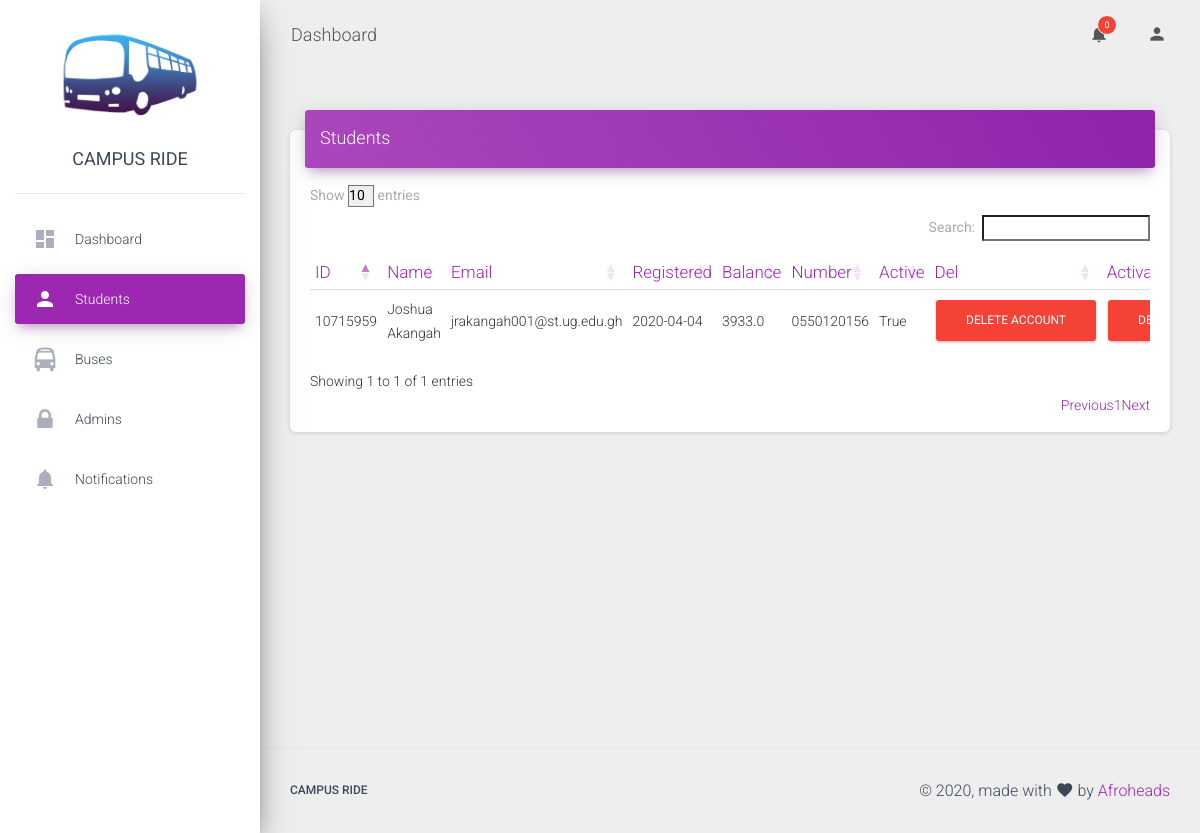
The page /admin_students (signed in) on the database its author committed.
### app/module/models.py (models this page shows, shortened)
class User(UserMixin, db.Model):
	__tablename__ = "user"
	id = db.Column(db.Integer, primary_key=True)
	email = db.Column(db.String(255), unique=True, nullable=True, default="None")
	registered_on = db.Column(db.String(), nullable=True)
	public_id = db.Column(db.String(100), unique=True)
	hall = db.Column(db.String(), unique=False, nullable=True)
	password_hash = db.Column(db.String(100))
	full_name = db.Column(db.String(100), unique=False, nullable=True)
	level = db.Column(db.String(10), unique=False, nullable=True)
	course = db.Column(db.String(50), unique=False, nullable=True)
	account_bal = db.Column(db.Float(), unique=False, nullable=True, default=1.00)
	momo_number = db.Column(db.String(15), unique=False, nullable=True)
	notifications = db.Column(db.String(), unique=False, nullable=True)
	profile_picture = db.Column(db.String(), unique=False, nullable=True, default="TEST_URL")
	ride_history = db.Column(db.String(), unique=False, nullable=True)
	payment_history = db.Column(db.String(), unique=False, nullable=True)
	activation_url = db.Column(db.String, unique=True, nullable=True)
	is_activated = db.Column(db.Boolean, unique=False, nullable=True, default=False)
	temp_payment = db.Column(db.Float(), unique=False, nullable=True)
	payment_url = db.Column(db.String(), unique=True, nullable=True)
	is_admin = db.Column(db.Boolean, unique=False, nullable=True)
	admin_id = db.Column(db.String(), unique=True, nullable=True)
	permission = db.Column(db.Integer, unique=False, nullable=True)

### app/module/controllers.py (the view)
@mod_auth.route('/admin_students')
@login_required
def admin_students():
	if current_user.is_admin:
		today = Notifications.query.filter_by(date=str(datetime.date.today())).first()
		data = {
			"students": User.query.filter_by(is_admin=False),
			"notifications":Notifications.query.filter_by(date=str(datetime.date.today()))[:-5:-1],
			"admin":current_user.is_admin,
			"has_permission":current_user.permission == 2
		}
		try:
			data['notif_count'] = len(today.get_notifications())
		except:
			data['notif_count'] = 0
		finally:
			db.session.close()
		return render_template('admin_user.html', **data)
	return redirect('/')

### app/module/models.py (called while the page is built)
@login.user_loader
def load_user(id):
    return User.query.get(int(id))

### app/templates/admin_user.html (shortened to what this page needs)
{% extends 'base_admin_dash.html' %}
{% block user %}active{% endblock %}
{% block num_notif %}{{ notif_count }}{% endblock %}
{% block users %}
 <link rel="stylesheet" href="https://cdn.datatables.net/1.10.20/css/dataTables.bootstrap4.min.css">
  <div class="row">
            <div class="col-md-12">
              <div class="card">
                <div class="card-header card-header-primary">
                  <h4 class="card-title ">Students</h4>
                </div>
                <div class="card-body">
                  <div class="table-responsive">
                    <table id="students" class="table">
                      <thead class=" text-primary">
                        <th>
                          ID
                        </th>
                        <th>
                          Name
                        </th>
                        <th>
                          Email
                        </th>
                        <th>
                          Registered
                        </th>
                        <th>
                          Balance
                        </th>
                        <th>
                          Number
                        </th>
                        <th>
                          Active
                        </th>
                        {% if has_permission %}
                          <th>
                            Del
                          </th>
                          <th>
                            Activate
                          </th>
                        {% endif %}
                      </thead>
                      <tbody>
                        {% for i in students %}
                          <tr>
                            <td>
                              {{ i.public_id }}
                            </td>
                            <td>
                              {{ i.full_name }}
                            </td>
                            <td>
                              {{ i.email }}
                            </td>
                            <td>
                              {{ i.registered_on }}
                            </td>
                            <td>
                              {{ i.account_bal }}
                            </td>
                            <td>
                              {{ i.momo_number }}
                            </td>
                            <td>
                              {{ i.is_activated }}
                            </td>
                            {% if has_permission %}
                              <td>
                              <button class="btn btn-danger" onclick="{{ (i.full_name|replace(' ', ''))|replace('-', '') }}()">Delete account</button>
                            </td>
                            <td>
                              {% if i.is_activated %}
                                <button class="btn btn-danger" onclick="{{ (i.full_name|replace(' ', ''))|replace('-', '')+'deactivate' }}()">Deactivate account</button>
                              {% endif %}
                            </td>
                            {% endif %}
                          </tr>
                        {% endfor %}
                      </tbody>
                    </table>
                  </div>
                </div>
              </div>
            </div>
          </div>
{% endblock %}

### rows shown on the page
User: public_id "10715959", full_name "Joshua Akangah", email "jrakangah001@st.ug.edu.gh", registered_on "2020-04-04", account_bal "3933.0", momo_number "0550120156", is_activated "True"

### other values the page prints
{{ notif_count }} "0"
